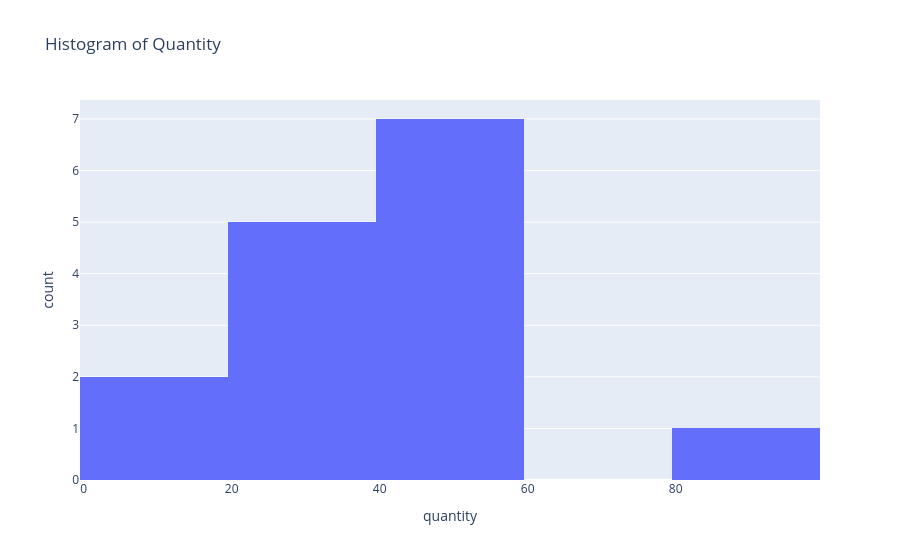

Notebook code cell kept with this figure:
### Code cell
fig = px.histogram(outlierss, x='quantity', title="Histogram of Quantity")
fig.show()

### Figure 1 — Plotly figure (JSON) as saved in the notebook; plotly's stock layout.template omitted (floating-point values rounded to 4 significant figures)
{"data": [{"bingroup": "x", "hovertemplate": "quantity=%{x}<br>count=%{y}<extra></extra>", "legendgroup": "", "marker": {"color": "#636efa", "pattern": {"shape": ""}}, "name": "", "orientation": "v", "showlegend": false, "type": "histogram", "x": [25, 25, 40, 40, 25, 55, 80, 40, 40, 25, 40, 55, 25, 9, 9], "xaxis": "x", "yaxis": "y"}], "layout": {"barmode": "relative", "legend": {"tracegroupgap": 0}, "title": {"text": "Histogram of Quantity"}, "xaxis": {"anchor": "y", "domain": [0, 1], "title": {"text": "quantity"}}, "yaxis": {"anchor": "x", "domain": [0, 1], "title": {"text": "count"}}}}
